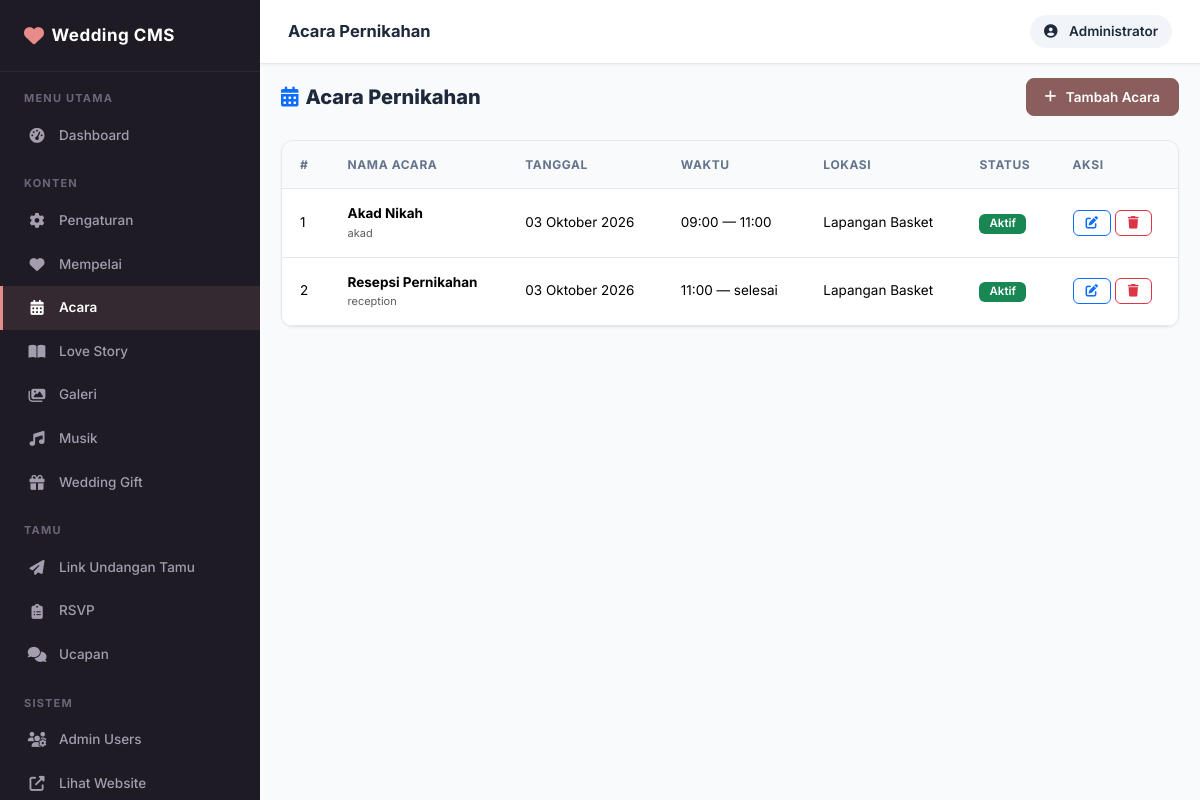
The page /admin/events/index.php (signed in) on the database its author committed.
### tables this page shows
CREATE TABLE `events` (
  `id` int UNSIGNED NOT NULL,
  `name` varchar(150) NOT NULL,
  `type` varchar(50) NOT NULL DEFAULT 'reception',
  `event_date` date NOT NULL,
  `start_time` time NOT NULL,
  `end_time` time DEFAULT NULL,
  `location` varchar(200) NOT NULL DEFAULT '',
  `address` text NOT NULL,
  `maps_url` text NOT NULL,
  `description` text NOT NULL,
  `icon` varchar(100) NOT NULL DEFAULT 'fas fa-calendar-alt',
  `sort_order` int UNSIGNED NOT NULL DEFAULT '0',
  `is_active` tinyint(1) NOT NULL DEFAULT '1',
  `created_at` timestamp NOT NULL DEFAULT CURRENT_TIMESTAMP,
  `updated_at` timestamp NOT NULL DEFAULT CURRENT_TIMESTAMP ON UPDATE CURRENT_TIMESTAMP
);

### includes/helpers.php (called while the page is built, shortened)
<?php
function e(string $value): string {
    return htmlspecialchars($value, ENT_QUOTES, 'UTF-8');
}
function is_https(): bool {
    return false;
}
function base_url(string $path = ''): string {
    $protocol = is_https() ? 'https' : 'http';
    $host     = $_SERVER['HTTP_HOST'] ?? 'localhost';
    $root_fs  = str_replace('\\', '/', dirname(__DIR__));
    $doc_root = str_replace('\\', '/', rtrim($_SERVER['DOCUMENT_ROOT'] ?? '', '/\\'));
    if ($doc_root !== '' && strpos($root_fs, $doc_root) === 0) {
        $base = substr($root_fs, strlen($doc_root));
    } else {
        $script = str_replace('\\', '/', $_SERVER['SCRIPT_NAME'] ?? '/index.php');
        $base   = preg_replace('#/(admin|includes|assets|uploads|database)(/.*)?$#', '', $script);
        $base   = rtrim(dirname($base), '/');
    }
    $base = rtrim($base, '/');
    return $protocol . '://' . $host . $base . '/' . ltrim($path, '/');
}
function admin_url(string $path = ''): string {
    return base_url('admin/' . ltrim($path, '/'));
}
function format_date(string $date, string $format = 'd F Y'): string {
    $days_id = [
        'Sunday'    => 'Minggu',
        'Monday'    => 'Senin',
        'Tuesday'   => 'Selasa',
        'Wednesday' => 'Rabu',
        'Thursday'  => 'Kamis',
        'Friday'    => 'Jumat',
        'Saturday'  => 'Sabtu',
        'Sun' => 'Min', 'Mon' => 'Sen', 'Tue' => 'Sel',
        'Wed' => 'Rab', 'Thu' => 'Kam', 'Fri' => 'Jum', 'Sat' => 'Sab',
    ];
    $months_id = [
        'January'   => 'Januari',
        'February'  => 'Februari',
        'March'     => 'Maret',
        'April'     => 'April',
        'May'       => 'Mei',
        'June'      => 'Juni',
        'July'      => 'Juli',
        'August'    => 'Agustus',
        'September' => 'September',
        'October'   => 'Oktober',
        'November'  => 'November',
        'December'  => 'Desember',
        'Jan' => 'Jan', 'Feb' => 'Feb', 'Mar' => 'Mar', 'Apr' => 'Apr',
        'Jun' => 'Jun', 'Jul' => 'Jul', 'Aug' => 'Agt', 'Sep' => 'Sep',
        'Oct' => 'Okt', 'Nov' => 'Nov', 'Dec' => 'Des',
    ];
    $formatted = date($format, strtotime($date));
    $translated = str_replace(array_keys($days_id),   array_values($days_id),   $formatted);
    $translated = str_replace(array_keys($months_id), array_values($months_id), $translated);
    return $translated;
}
function truncate(string $text, int $length = 100, string $suffix = '...'): string {
    if (mb_strlen($text) <= $length) return $text;
    return mb_substr($text, 0, $length) . $suffix;
}

### includes/db.php (called while the page is built, shortened)
<?php
function get_db(): PDO {
    static $pdo = null;
    if ($pdo === null) {
        try {
            $dsn = 'mysql:host=' . DB_HOST . ';dbname=' . DB_NAME . ';charset=' . DB_CHARSET;
            $options = [
                PDO::ATTR_ERRMODE            => PDO::ERRMODE_EXCEPTION,
                PDO::ATTR_DEFAULT_FETCH_MODE => PDO::FETCH_ASSOC,
                PDO::ATTR_EMULATE_PREPARES   => false,
            ];
            $pdo = new PDO($dsn, DB_USER, DB_PASS, $options);
        } catch (PDOException $e) {
            error_log('Database connection failed: ' . $e->getMessage());
            die(json_encode(['error' => true, 'message' => 'Database connection failed.']));
        }
    }
    return $pdo;
}
function db_query(string $sql, array $params = []): array {
    try {
        $stmt = get_db()->prepare($sql);
        $stmt->execute($params);
        return $stmt->fetchAll();
    } catch (PDOException $e) {
        error_log('Query error: ' . $e->getMessage() . ' SQL: ' . $sql);
        return [];
    }
}

### includes/functions.php (called while the page is built, shortened)
<?php
require_once __DIR__ . '/db.php';
require_once __DIR__ . '/helpers.php';
function get_all_events(): array {
    return db_query("SELECT * FROM events ORDER BY sort_order ASC, event_date ASC");
}

### admin/events/index.php (the view, shortened to what this page needs)
<?php
require_once dirname(__DIR__) . '/includes/header.php';
$events = get_all_events();
?>
<div class="page-header">
    <h4><i class="fas fa-calendar-alt me-2 text-primary"></i>Acara Pernikahan</h4>
    <a href="<?= admin_url('events/create.php') ?>" class="btn btn-primary">
        <i class="fas fa-plus me-1"></i>Tambah Acara
    </a>
</div>
<div class="card">
    <div class="card-body p-0">
        <?php if (empty($events)): ?>
            <div class="empty-state">
                <i class="fas fa-calendar-alt"></i>
                <h5>Belum ada acara</h5>
                <p>Klik "Tambah Acara" untuk membuat acara pertama.</p>
            </div>
        <?php else: ?>
        <div class="table-responsive">
            <table class="table">
                <thead>
                    <tr>
                        <th>#</th>
                        <th>Nama Acara</th>
                        <th>Tanggal</th>
                        <th>Waktu</th>
                        <th>Lokasi</th>
                        <th>Status</th>
                        <th>Aksi</th>
                    </tr>
                </thead>
                <tbody>
                    <?php foreach ($events as $i => $ev): ?>
                    <tr>
                        <td><?= $i + 1 ?></td>
                        <td>
                            <strong><?= e($ev['name']) ?></strong>
                            <div class="text-muted" style="font-size:11px;"><?= e($ev['type']) ?></div>
                        </td>
                        <td><?= e(format_date($ev['event_date'])) ?></td>
                        <td>
                            <?= e(date('H:i', strtotime($ev['start_time']))) ?>
                            <?php if ($ev['end_time']): ?>
                                — <?= e(date('H:i', strtotime($ev['end_time']))) ?>
                            <?php else: ?>
                                — selesai
                            <?php endif; ?>
                        </td>
                        <td><?= e(truncate($ev['location'], 30)) ?></td>
                        <td>
                            <?php if ($ev['is_active']): ?>
                                <span class="badge bg-success">Aktif</span>
                            <?php else: ?>
                                <span class="badge bg-secondary">Nonaktif</span>
                            <?php endif; ?>
                        </td>
                        <td>
                            <a href="<?= admin_url('events/edit.php?id=' . $ev['id']) ?>"
                               class="btn btn-sm btn-outline-primary">
                                <i class="fas fa-edit"></i>
                            </a>
                            <a href="<?= admin_url('events/delete.php?id=' . $ev['id']) ?>"
                               class="btn btn-sm btn-outline-danger"
                               data-confirm="Hapus acara '<?= e($ev['name']) ?>'?">
                                <i class="fas fa-trash"></i>
                            </a>
                        </td>
                    </tr>
                    <?php endforeach; ?>
                </tbody>
            </table>
        </div>
        <?php endif; ?>
    </div>
</div>
<?php require_once dirname(__DIR__) . '/includes/footer.php'; ?>

### assets/css/admin.css (style rules this page uses)
:root { --sidebar-width: 260px; --sidebar-bg: #1e1b24; --sidebar-hover: #2d2838; --sidebar-active: #8b5e5e; --sidebar-text: #a49dae; --sidebar-text-active: #ffffff; --topbar-height: 64px; --topbar-bg: #ffffff; --primary: #8b5e5e; --primary-hover: #754c4c; --primary-light: #f5ebe6; --secondary: #d8b4a0; --success: #10b981; --danger: #ef4444; --warning: #f59e0b; --info: #0ea5e9; --body-bg: #f8fafc; --card-bg: #ffffff; --border-color: #e2e8f0; --text-dark: #1e293b; --text-muted: #64748b; --font: 'Inter', -apple-system, BlinkMacSystemFont, sans-serif; --radius: 12px; --shadow-sm: 0 1px 3px rgba(0,0,0,0.05); --shadow-md: 0 4px 16px rgba(0,0,0,0.06); --shadow-lg: 0 10px 30px rgba(0,0,0,0.08); }
*, *::before, *::after { box-sizing: border-box; }
html, body { margin: 0; padding: 0; font-family: var(--font); background: var(--body-bg); color: var(--text-dark); font-size: 14px; line-height: 1.6; -webkit-font-smoothing: antialiased; }
.card { background: var(--card-bg); border: 1px solid var(--border-color); border-radius: var(--radius); box-shadow: var(--shadow-sm); margin-bottom: 24px; overflow: hidden; }
.card-body { padding: 22px; }
.table-responsive { border-radius: var(--radius); }
.table { margin-bottom: 0; font-size: 13.5px; }
.table thead th { background: #f8fafc; border-bottom: 1px solid var(--border-color); font-weight: 700; font-size: 12px; text-transform: uppercase; letter-spacing: 0.6px; color: var(--text-muted); padding: 14px 18px; white-space: nowrap; }
.table tbody td { padding: 14px 18px; vertical-align: middle; border-color: var(--border-color); }
.btn { border-radius: 8px; font-size: 13.5px; font-weight: 600; padding: 8px 18px; transition: all 0.2s ease; display: inline-flex; align-items: center; gap: 6px; justify-content: center; }
.btn-primary { background: var(--primary); border-color: var(--primary); color: #fff; }
.btn-sm { padding: 6px 12px; font-size: 12.5px; border-radius: 6px; }
.badge { font-size: 11.5px; font-weight: 600; border-radius: 6px; padding: 4px 10px; }
.page-header { display: flex; align-items: center; justify-content: space-between; margin-bottom: 24px; flex-wrap: wrap; gap: 12px; }
.page-header h4 { margin: 0; font-size: 20px; font-weight: 800; color: var(--text-dark); }

### rows shown on the page
events: name "Akad Nikah", type "akad", event_date "03 Oktober 2026", start_time "09:00", end_time "11:00", location "Lapangan Basket", is_active "Aktif"
events: name "Resepsi Pernikahan", type "reception", event_date "03 Oktober 2026", start_time "11:00", shows "— selesai", location "Lapangan Basket", is_active "Aktif"

### other values the page prints
$page_title "Acara Pernikahan"
$admin['name'] "Administrator"
